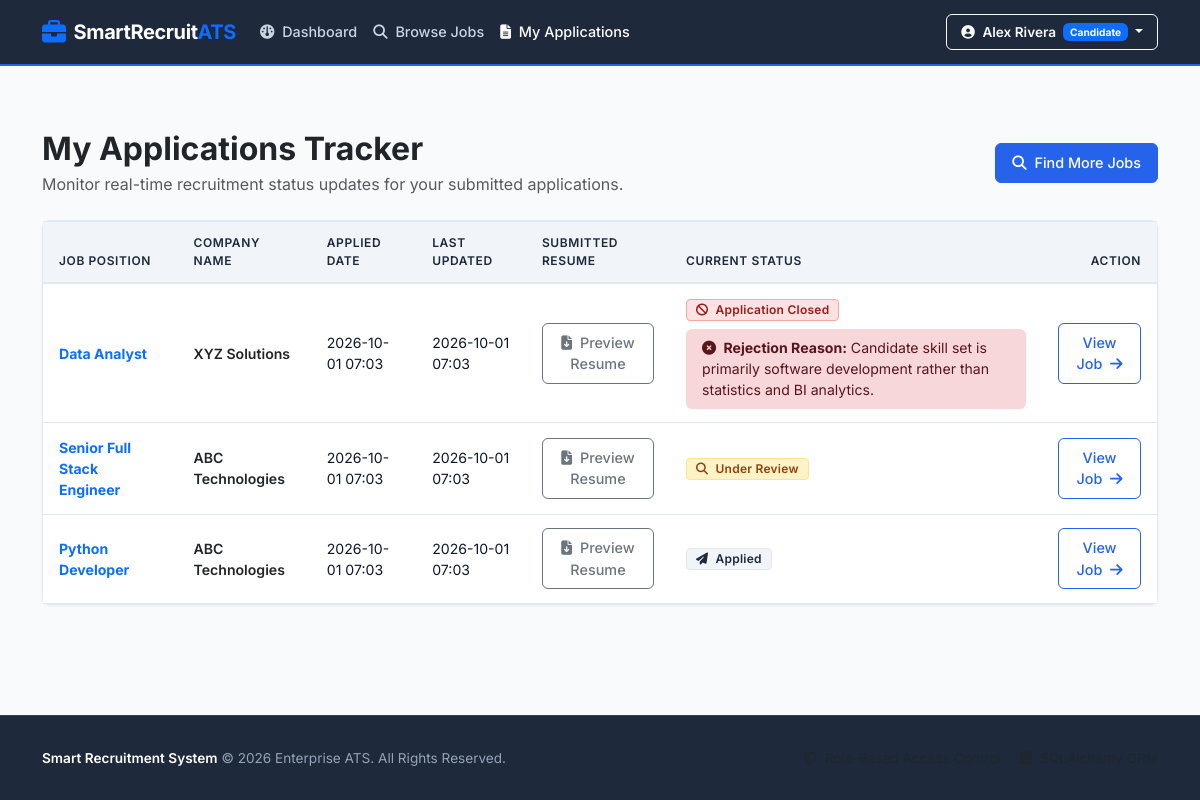
The page /candidate/my-applications (signed in) on the database its author committed.
### models.py (models this page shows, shortened)
class User(UserMixin, db.Model):
    __tablename__ = 'users'
    id = db.Column(db.Integer, primary_key=True)
    full_name = db.Column(db.String(120), nullable=False)
    email = db.Column(db.String(120), unique=True, nullable=False, index=True)
    password_hash = db.Column(db.String(256), nullable=False)
    role = db.Column(db.String(20), nullable=False)  # 'recruiter' or 'candidate'
    company_name = db.Column(db.String(200), nullable=True)
    company_description = db.Column(db.Text, nullable=True)
    company_location = db.Column(db.String(200), nullable=True)
    company_website = db.Column(db.String(300), nullable=True)
    phone = db.Column(db.String(20), nullable=True)
    address = db.Column(db.String(255), nullable=True)
    skills = db.Column(db.Text, nullable=True)
    education = db.Column(db.Text, nullable=True)
    experience = db.Column(db.Text, nullable=True)
    resume_path = db.Column(db.String(255), nullable=True)
    created_at = db.Column(db.DateTime, default=datetime.utcnow)
    posted_jobs = db.relationship('Job', backref='recruiter', lazy=True, cascade="all, delete-orphan")
    applications = db.relationship('Application', backref='candidate', lazy=True, cascade="all, delete-orphan")
    @property
    def is_recruiter(self):
        return self.role == 'recruiter'
    @property
    def is_candidate(self):
        return self.role == 'candidate'

class Application(db.Model):
    __tablename__ = 'applications'
    id = db.Column(db.Integer, primary_key=True)
    candidate_id = db.Column(db.Integer, db.ForeignKey('users.id', ondelete='CASCADE'), nullable=False)
    job_id = db.Column(db.Integer, db.ForeignKey('jobs.id', ondelete='CASCADE'), nullable=False)
    resume = db.Column(db.String(255), nullable=False)
    status = db.Column(db.String(30), default='Applied', nullable=False)  # 'Applied', 'Under Review', 'Shortlisted', 'Interview', 'Selected', 'Rejected'
    rejection_reason = db.Column(db.Text, nullable=True)
    applied_date = db.Column(db.DateTime, default=datetime.utcnow)
    updated_at = db.Column(db.DateTime, default=datetime.utcnow, onupdate=datetime.utcnow)
    __table_args__ = (
        db.UniqueConstraint('candidate_id', 'job_id', name='unique_candidate_job_application'),
    )

class Job(db.Model):
    __tablename__ = 'jobs'
    id = db.Column(db.Integer, primary_key=True)
    recruiter_id = db.Column(db.Integer, db.ForeignKey('users.id', ondelete='CASCADE'), nullable=False)
    title = db.Column(db.String(150), nullable=False)
    company = db.Column(db.String(150), nullable=False)
    location = db.Column(db.String(100), nullable=False)
    employment_type = db.Column(db.String(50), nullable=False)  # e.g., Full-time, Part-time, Contract, Remote, Internship
    salary = db.Column(db.String(100), nullable=False)
    experience = db.Column(db.String(50), nullable=False)
    skills = db.Column(db.Text, nullable=False)
    description = db.Column(db.Text, nullable=False)
    last_date = db.Column(db.Date, nullable=False)
    openings = db.Column(db.Integer, default=1, nullable=False)
    is_active = db.Column(db.Boolean, default=True, nullable=False)
    created_at = db.Column(db.DateTime, default=datetime.utcnow)
    applications = db.relationship('Application', backref='job', lazy=True, cascade="all, delete-orphan")
    @property
    def display_company(self):
        if self.recruiter and self.recruiter.company_name:
            return self.recruiter.company_name
        return self.company

### routes.py (the view)
@main.route('/candidate/my-applications')
@candidate_required
def my_applications():
    applications = Application.query.filter_by(candidate_id=current_user.id)\
                                   .order_by(Application.applied_date.desc()).all()
    return render_template('candidate/my_applications.html', applications=applications)

### templates/candidate/my_applications.html (shortened to what this page needs)
{% extends "base.html" %}
{% block content %}
<div class="container py-4">
  <div class="d-flex justify-content-between align-items-center mb-4">
    <div>
      <h2 class="fw-bold text-dark mb-1">My Applications Tracker</h2>
      <p class="text-muted mb-0">Monitor real-time recruitment status updates for your submitted applications.</p>
    </div>
    <a href="{{ url_for('main.browse_jobs') }}" class="btn btn-primary">
      <i class="fa-solid fa-magnifying-glass me-1"></i> Find More Jobs
    </a>
  </div>
  <div class="card card-corporate">
    <div class="card-body p-0">
      {% if applications %}
      <div class="table-responsive">
        <table class="table table-enterprise mb-0">
          <thead>
            <tr>
              <th>Job Position</th>
              <th>Company Name</th>
              <th>Applied Date</th>
              <th>Last Updated</th>
              <th>Submitted Resume</th>
              <th>Current Status</th>
              <th class="text-end">Action</th>
            </tr>
          </thead>
          <tbody>
            {% for app in applications %}
            <tr>
              <td>
                <a href="{{ url_for('main.job_details', job_id=app.job.id) }}" class="fw-bold text-primary text-decoration-none">
                  {{ app.job.title }}
                </a>
              </td>
              <td class="fw-semibold text-dark">{{ app.job.display_company }}</td>
              <td>{{ app.applied_date.strftime('%Y-%m-%d %H:%M') }}</td>
              <td>{{ app.updated_at.strftime('%Y-%m-%d %H:%M') if app.updated_at else app.applied_date.strftime('%Y-%m-%d %H:%M') }}</td>
              <td>
                <a href="{{ url_for('main.download_resume', filename=app.resume) }}" target="_blank" class="btn btn-sm btn-outline-secondary">
                  <i class="fa-solid fa-file-arrow-down me-1"></i> Preview Resume
                </a>
              </td>
              <td>
                {% if app.status == 'Applied' %}
                  <span class="badge badge-status badge-job-type"><i class="fa-solid fa-paper-plane me-1"></i> Applied</span>
                {% elif app.status == 'Under Review' %}
                  <span class="badge badge-status badge-pending"><i class="fa-solid fa-magnifying-glass me-1"></i> Under Review</span>
                {% elif app.status == 'Shortlisted' %}
                  <span class="badge badge-status badge-shortlisted"><i class="fa-solid fa-star me-1"></i> Shortlisted</span>
                {% elif app.status == 'Interview' %}
                  <span class="badge bg-info text-white"><i class="fa-solid fa-comments me-1"></i> Interview Scheduled</span>
                {% elif app.status == 'Selected' %}
                  <span class="badge badge-status badge-selected"><i class="fa-solid fa-circle-check me-1"></i> Selected / Offered</span>
                {% elif app.status == 'Rejected' %}
                  <span class="badge badge-status badge-rejected"><i class="fa-solid fa-ban me-1"></i> Application Closed</span>
                {% else %}
                  <span class="badge bg-secondary">{{ app.status }}</span>
                {% endif %}
                {% if app.status == 'Rejected' and app.rejection_reason %}
                  <div class="alert alert-danger py-2 px-3 mt-2 mb-0 border-0 fs-7">
                    <strong><i class="fa-solid fa-circle-xmark me-1"></i> Rejection Reason:</strong> {{ app.rejection_reason }}
                  </div>
                {% endif %}
              </td>
              <td class="text-end">
                <a href="{{ url_for('main.job_details', job_id=app.job.id) }}" class="btn btn-sm btn-outline-primary">
                  View Job <i class="fa-solid fa-arrow-right ms-1"></i>
                </a>
              </td>
            </tr>
            {% endfor %}
          </tbody>
        </table>
      </div>
      {% endif %}
    </div>
  </div>
</div>
{% endblock %}

### templates/base.html (shortened to what this page needs)
<!DOCTYPE html>
<html lang="en">
<head>
  <link href="https://cdn.jsdelivr.net/npm/bootstrap@5.3.3/dist/css/bootstrap.min.css" rel="stylesheet">
  <link rel="stylesheet" href="https://cdnjs.cloudflare.com/ajax/libs/font-awesome/6.5.1/css/all.min.css">
  <link rel="stylesheet" href="{{ url_for('static', filename='css/custom.css') }}">
</head>
<body>
  <nav class="navbar navbar-expand-lg navbar-dark navbar-enterprise sticky-top">
    <div class="container">
      <a class="navbar-brand d-flex align-items-center gap-2" href="{{ url_for('main.home') }}">
        <i class="fa-solid fa-briefcase text-primary fs-4"></i>
        <span>SmartRecruit<span class="text-primary">ATS</span></span>
      </a>
      <div class="collapse navbar-collapse" id="enterpriseNavbar">
        <ul class="navbar-nav me-auto mb-2 mb-lg-0">
          {% if current_user.is_authenticated %}
            {% if current_user.is_recruiter %}
              <li class="nav-item">
                <a class="nav-link {% if request.endpoint == 'main.recruiter_dashboard' %}active{% endif %}" href="{{ url_for('main.recruiter_dashboard') }}">
                  <i class="fa-solid fa-chart-line me-1"></i> Dashboard
                </a>
              </li>
              <li class="nav-item">
                <a class="nav-link {% if request.endpoint == 'main.post_job' %}active{% endif %}" href="{{ url_for('main.post_job') }}">
                  <i class="fa-solid fa-plus-circle me-1"></i> Post Job
                </a>
              </li>
              <li class="nav-item">
                <a class="nav-link {% if request.endpoint == 'main.manage_jobs' %}active{% endif %}" href="{{ url_for('main.manage_jobs') }}">
                  <i class="fa-solid fa-list-check me-1"></i> Manage Jobs
                </a>
              </li>
              <li class="nav-item">
                <a class="nav-link {% if request.endpoint == 'main.view_applications' %}active{% endif %}" href="{{ url_for('main.view_applications') }}">
                  <i class="fa-solid fa-users-viewfinder me-1"></i> Applications
                </a>
              </li>
            {% elif current_user.is_candidate %}
              <li class="nav-item">
                <a class="nav-link {% if request.endpoint == 'main.candidate_dashboard' %}active{% endif %}" href="{{ url_for('main.candidate_dashboard') }}">
                  <i class="fa-solid fa-gauge me-1"></i> Dashboard
                </a>
              </li>
              <li class="nav-item">
                <a class="nav-link {% if request.endpoint == 'main.browse_jobs' %}active{% endif %}" href="{{ url_for('main.browse_jobs') }}">
                  <i class="fa-solid fa-magnifying-glass me-1"></i> Browse Jobs
                </a>
              </li>
              <li class="nav-item">
                <a class="nav-link {% if request.endpoint == 'main.my_applications' %}active{% endif %}" href="{{ url_for('main.my_applications') }}">
                  <i class="fa-solid fa-file-lines me-1"></i> My Applications
                </a>
              </li>
            {% endif %}
          {% else %}
            <li class="nav-item">
              <a class="nav-link {% if request.endpoint == 'main.home' %}active{% endif %}" href="{{ url_for('main.home') }}">
                <i class="fa-solid fa-house me-1"></i> Home
              </a>
            </li>
          {% endif %}
        </ul>
        <div class="d-flex align-items-center gap-2">
          {% if current_user.is_authenticated %}
            <div class="dropdown">
              <button class="btn btn-outline-light dropdown-toggle btn-nav-action" type="button" id="userMenuBtn" data-bs-toggle="dropdown" aria-expanded="false">
                <i class="fa-solid fa-circle-user me-1"></i> {{ current_user.full_name }}
                <span class="badge bg-primary text-white ms-1 text-capitalize">{{ current_user.role }}</span>
              </button>
            </div>
          {% endif %}
        </div>
      </div>
    </div>
  </nav>
  <main class="content-wrapper">
    {% block content %}{% endblock %}
  </main>
  <footer class="footer-enterprise">
    <div class="container">
      <div class="row align-items-center">
        <div class="col-md-6 text-center text-md-start mb-2 mb-md-0">
          <span class="fw-semibold text-white">Smart Recruitment System</span> &copy; 2026 Enterprise ATS. All Rights Reserved.
        </div>
        <div class="col-md-6 text-center text-md-end">
          <span class="text-muted me-3"><i class="fa-solid fa-shield-halved me-1"></i> Role-Based Access Control</span>
          <span class="text-muted"><i class="fa-solid fa-database me-1"></i> SQLAlchemy ORM</span>
        </div>
      </div>
    </div>
  </footer>
</body>
</html>

### rows shown on the page
User: full_name "Alex Rivera", role "Candidate"
Application: job "Data Analyst", job.display_company "XYZ Solutions", applied_date "2026-10-01 07:03", updated_at "2026-10-01 07:03", status "Rejected" (drawn), rejection_reason "Candidate skill set is primarily software development rather than statistics and BI analytics."
Application: job "Senior Full Stack Engineer", job.display_company "ABC Technologies", applied_date "2026-10-01 07:03", updated_at "2026-10-01 07:03", status "Under Review" (drawn)
Application: job "Python Developer", job.display_company "ABC Technologies", applied_date "2026-10-01 07:03", updated_at "2026-10-01 07:03", status "Applied" (drawn)
